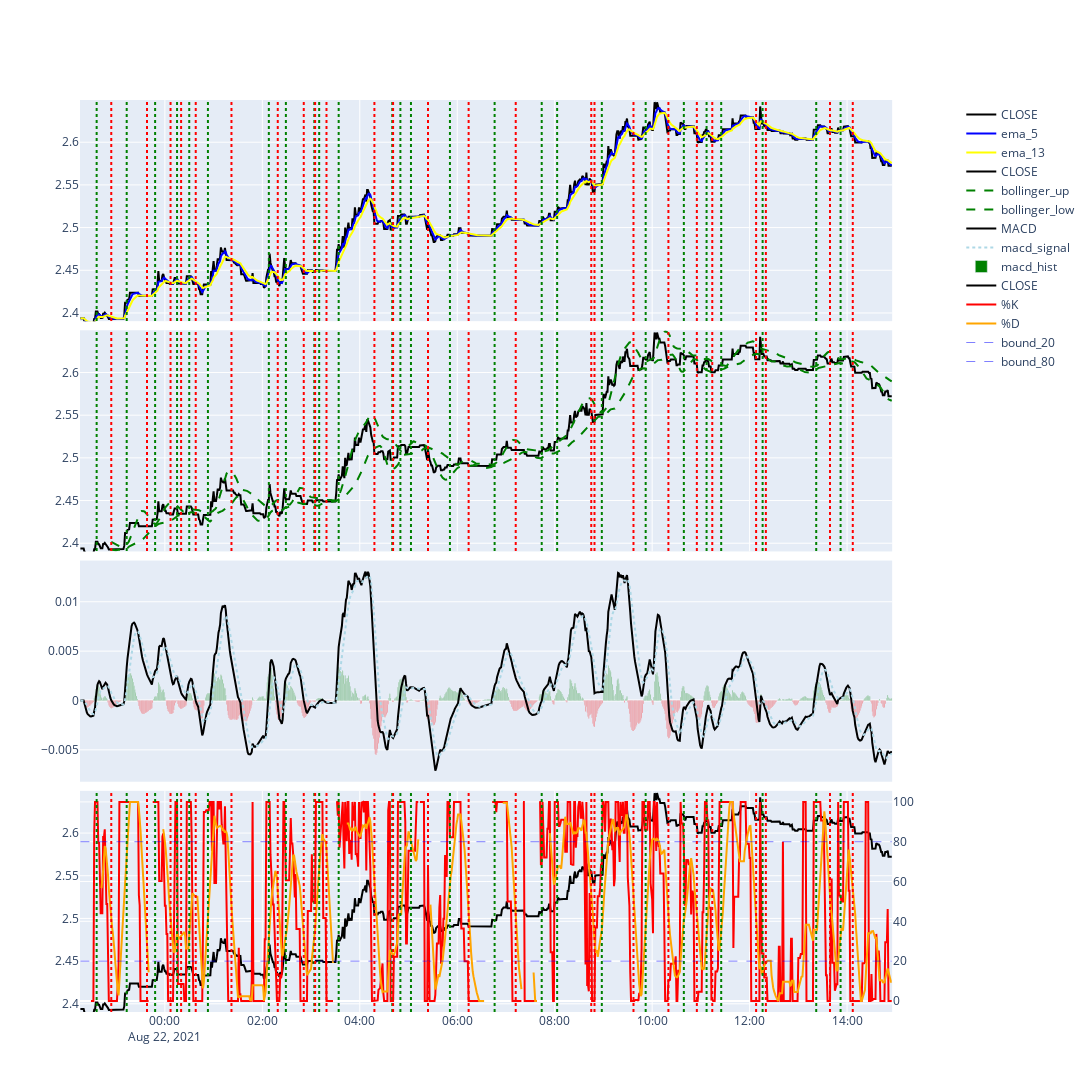

Notebook cell for this chart:
### Code cell
fig2 = make_subplots(rows=4, cols=1, shared_xaxes=True, vertical_spacing=0.01
                    , specs=[[{}],[{}],[{}],[{"secondary_y": True}]])

### ---------------> OHLC
fig2.add_trace(
    go.Scatter(
        mode="lines"
        , x=df_close.index
        , y=df_close["close"]
        , name="CLOSE"
        , line=dict(color="black", width=2)
), row=1, col=1)         


### ---------------> ema_short
fig2.add_trace(go.Scatter(
    mode ="lines"
    , x=df_close.index
    , y=df_close["ema_short"]
    , line = dict(color="blue")
    , name="ema_{}".format(wd_short)
), row=1, col=1)

### ---------------> ema_med
fig2.add_trace(go.Scatter(
    mode ="lines"
    , x=df_close.index
    , y=df_close["ema_med"]
    , line = dict(color="yellow")
    , name="ema_{}".format(wd_medium_ema)
), row=1, col=1)


######### 3rd graph
### ---------------> BASE CLOSE

fig2.add_trace(
    go.Scatter(
        mode="lines"
        , x=df_close.index
        , y=df_close["close"]
        , name="CLOSE"
        , line=dict(color="black", width=2)

    ), row=2, col=1
)

### ---------------> Bohlinger Up
fig2.add_trace(
    go.Scatter(
        mode="lines"
        , x=df_close.index
        , y=df_close["bohlinger_upper"]
        , line=dict(dash="dash", color="green")
        , name="bollinger_up"
    ), row=2, col=1
)

### ---------------> Bohlinger Low
fig2.add_trace(
    go.Scatter(
        mode="lines"
        , x=df_close.index
        , y=df_close["bohlinger_lower"]
        , line=dict(dash="dash", color="green")
        , name="bollinger_low"
    ), row=2, col=1
)

######### 4th graph
### ---------------> MACD

fig2.add_trace(
    go.Scatter(
        mode="lines"
        , x=df_close.index
        , y=df_close["macd_base"]
        , name="MACD"
        , line=dict(color="black", width=2)


    ), row=3, col=1
)

### ---------------> MACD SIGNAL

fig2.add_trace(
    go.Scatter(
        mode="lines"
        , x=df_close.index
        , y=df_close["macd_signal"]
        , name="macd_signal"
        , line=dict(color="lightblue", width=2, dash="dot")

    ), row=3, col=1
)

### ---------------> MACD HIST

fig2.add_trace(
    go.Bar(
        x=df_close.index
        , y=df_close["macd_hist"]
        , name="macd_hist"
        , marker_color=df_close["macd_color"]

    ), row=3, col=1
)

######### 6th graph
### ---------------> BASE CLOSE

fig2.add_trace(
    go.Scatter(
        mode="lines"
        , x=df_close.index
        , y=df_close["close"]
        , name="CLOSE"
        , line=dict(color="black", width=2)
        , yaxis="y4"

    ), row=4, col=1
)

### ---------------> %K
fig2.add_trace(
    go.Scatter(
        mode="lines"
        , x=df_close.index
        , y=df_close["k_line"]
        , name="%K"
        , line=dict(color="red", width=2, dash="solid")
        

    ), row=4, col=1, secondary_y=True
)

### ---------------> %D
fig2.add_trace(
    go.Scatter(
        mode="lines"
        , x=df_close.index
        , y=df_close["d_line"]
        , name="%D"
        , line=dict(color="orange", width=2, dash="solid")
        

    ), row=4, col=1, secondary_y=True
)

### ---------------> SO bounds
fig2.add_trace(
    go.Scatter(
        mode="lines"
        , x=df_close.index
        , y=df_close["so_20"]
        , name="bound_20"
        , line=dict(color="blue", width=0.5, dash="dash")
    ), row=4, col=1, secondary_y=True
)

fig2.add_trace(
    go.Scatter(
        mode="lines"
        , x=df_close.index
        , y=df_close["so_80"]
        , name="bound_80"
        , line=dict(color="blue", width=0.5, dash="dash")
    ), row=4, col=1, secondary_y=True
)


rn_yaxis_a = (df_close["close"].min()) * 1.001
rn_yaxis_b = (df_close["close"].max()) * 1.001

fig2.update_layout(
    width=1500
    , height=2000
    , xaxis1 = dict(rangeslider=dict(visible=False))
    , xaxis6 = dict(rangeslider=dict(visible=True))

    , yaxis1 = dict(range=[rn_yaxis_a,rn_yaxis_b])
    , yaxis2 = dict(range=[rn_yaxis_a,rn_yaxis_b])
    , yaxis4 = dict(range=[rn_yaxis_a,rn_yaxis_b])



)


for idx, x in df_marks.iterrows():
    x_date = idx.strftime("%Y-%m-%d %H:%M:%S")
    fig2.add_shape(go.layout.Shape(type="line", xref="x", x0=x_date, x1=x_date, y0=-10000, y1=100000, line={"color":("green" if x["ema_switch"] == 1 else "red"), "width":2, "dash":"dot"}), row=[1,2,4], col="all")


fig2.update_xaxes(matches="x"
    ,rangebreaks=[dict(values=l_skipDates, dvalue=(60* 1000))]
)

fig2.show()

### Figure 1 — Plotly figure (JSON) as saved in the notebook; plotly's stock layout.template omitted (floating-point values rounded to 4 significant figures; data arrays with more than 128 entries replaced by an {"elided": "..."} marker saying what was removed)
{"data": [{"line": {"color": "black", "width": 2}, "mode": "lines", "name": "CLOSE", "type": "scatter", "x": {"elided": "1000 str values"}, "xaxis": "x", "y": {"elided": "1000 float values"}, "yaxis": "y"}, {"line": {"color": "blue"}, "mode": "lines", "name": "ema_5", "type": "scatter", "x": {"elided": "1000 str values"}, "xaxis": "x", "y": {"elided": "1000 float values"}, "yaxis": "y"}, {"line": {"color": "yellow"}, "mode": "lines", "name": "ema_13", "type": "scatter", "x": {"elided": "1000 str values"}, "xaxis": "x", "y": {"elided": "1000 float values"}, "yaxis": "y"}, {"line": {"color": "black", "width": 2}, "mode": "lines", "name": "CLOSE", "type": "scatter", "x": {"elided": "1000 str values"}, "xaxis": "x2", "y": {"elided": "1000 float values"}, "yaxis": "y2"}, {"line": {"color": "green", "dash": "dash"}, "mode": "lines", "name": "bollinger_up", "type": "scatter", "x": {"elided": "1000 str values"}, "xaxis": "x2", "y": {"elided": "1000 float values"}, "yaxis": "y2"}, {"line": {"color": "green", "dash": "dash"}, "mode": "lines", "name": "bollinger_low", "type": "scatter", "x": {"elided": "1000 str values"}, "xaxis": "x2", "y": {"elided": "1000 float values"}, "yaxis": "y2"}, {"line": {"color": "black", "width": 2}, "mode": "lines", "name": "MACD", "type": "scatter", "x": {"elided": "1000 str values"}, "xaxis": "x3", "y": {"elided": "1000 float values"}, "yaxis": "y3"}, {"line": {"color": "lightblue", "dash": "dot", "width": 2}, "mode": "lines", "name": "macd_signal", "type": "scatter", "x": {"elided": "1000 str values"}, "xaxis": "x3", "y": {"elided": "1000 float values"}, "yaxis": "y3"}, {"marker": {"color": {"elided": "1000 str values"}}, "name": "macd_hist", "type": "bar", "x": {"elided": "1000 str values"}, "xaxis": "x3", "y": {"elided": "1000 float values"}, "yaxis": "y3"}, {"line": {"color": "black", "width": 2}, "mode": "lines", "name": "CLOSE", "type": "scatter", "x": {"elided": "1000 str values"}, "xaxis": "x4", "y": {"elided": "1000 float values"}, "yaxis": "y4"}, {"line": {"color": "red", "dash": "solid", "width": 2}, "mode": "lines", "name": "%K", "type": "scatter", "x": {"elided": "1000 str values"}, "xaxis": "x4", "y": {"elided": "1000 float values"}, "yaxis": "y5"}, {"line": {"color": "orange", "dash": "solid", "width": 2}, "mode": "lines", "name": "%D", "type": "scatter", "x": {"elided": "1000 str values"}, "xaxis": "x4", "y": {"elided": "1000 float values"}, "yaxis": "y5"}, {"line": {"color": "blue", "dash": "dash", "width": 0.5}, "mode": "lines", "name": "bound_20", "type": "scatter", "x": {"elided": "1000 str values"}, "xaxis": "x4", "y": {"elided": "1000 int values"}, "yaxis": "y5"}, {"line": {"color": "blue", "dash": "dash", "width": 0.5}, "mode": "lines", "name": "bound_80", "type": "scatter", "x": {"elided": "1000 str values"}, "xaxis": "x4", "y": {"elided": "1000 int values"}, "yaxis": "y5"}], "layout": {"height": 2000, "shapes": [{"line": {"color": "green", "dash": "dot", "width": 2}, "type": "line", "x0": "2021-08-21 22:36:00", "x1": "2021-08-21 22:36:00", "xref": "x", "y0": -10000, "y1": 100000, "yref": "y"}, {"line": {"color": "green", "dash": "dot", "width": 2}, "type": "line", "x0": "2021-08-21 22:36:00", "x1": "2021-08-21 22:36:00", "xref": "x2", "y0": -10000, "y1": 100000, "yref": "y2"}, {"line": {"color": "green", "dash": "dot", "width": 2}, "type": "line", "x0": "2021-08-21 22:36:00", "x1": "2021-08-21 22:36:00", "xref": "x4", "y0": -10000, "y1": 100000, "yref": "y4"}, {"line": {"color": "red", "dash": "dot", "width": 2}, "type": "line", "x0": "2021-08-21 22:54:00", "x1": "2021-08-21 22:54:00", "xref": "x", "y0": -10000, "y1": 100000, "yref": "y"}, {"line": {"color": "red", "dash": "dot", "width": 2}, "type": "line", "x0": "2021-08-21 22:54:00", "x1": "2021-08-21 22:54:00", "xref": "x2", "y0": -10000, "y1": 100000, "yref": "y2"}, {"line": {"color": "red", "dash": "dot", "width": 2}, "type": "line", "x0": "2021-08-21 22:54:00", "x1": "2021-08-21 22:54:00", "xref": "x4", "y0": -10000, "y1": 100000, "yref": "y4"}, {"line": {"color": "green", "dash": "dot", "width": 2}, "type": "line", "x0": "2021-08-21 23:13:00", "x1": "2021-08-21 23:13:00", "xref": "x", "y0": -10000, "y1": 100000, "yref": "y"}, {"line": {"color": "green", "dash": "dot", "width": 2}, "type": "line", "x0": "2021-08-21 23:13:00", "x1": "2021-08-21 23:13:00", "xref": "x2", "y0": -10000, "y1": 100000, "yref": "y2"}, {"line": {"color": "green", "dash": "dot", "width": 2}, "type": "line", "x0": "2021-08-21 23:13:00", "x1": "2021-08-21 23:13:00", "xref": "x4", "y0": -10000, "y1": 100000, "yref": "y4"}, {"line": {"color": "red", "dash": "dot", "width": 2}, "type": "line", "x0": "2021-08-21 23:38:00", "x1": "2021-08-21 23:38:00", "xref": "x", "y0": -10000, "y1": 100000, "yref": "y"}, {"line": {"color": "red", "dash": "dot", "width": 2}, "type": "line", "x0": "2021-08-21 23:38:00", "x1": "2021-08-21 23:38:00", "xref": "x2", "y0": -10000, "y1": 100000, "yref": "y2"}, {"line": {"color": "red", "dash": "dot", "width": 2}, "type": "line", "x0": "2021-08-21 23:38:00", "x1": "2021-08-21 23:38:00", "xref": "x4", "y0": -10000, "y1": 100000, "yref": "y4"}, {"line": {"color": "green", "dash": "dot", "width": 2}, "type": "line", "x0": "2021-08-21 23:48:00", "x1": "2021-08-21 23:48:00", "xref": "x", "y0": -10000, "y1": 100000, "yref": "y"}, {"line": {"color": "green", "dash": "dot", "width": 2}, "type": "line", "x0": "2021-08-21 23:48:00", "x1": "2021-08-21 23:48:00", "xref": "x2", "y0": -10000, "y1": 100000, "yref": "y2"}, {"line": {"color": "green", "dash": "dot", "width": 2}, "type": "line", "x0": "2021-08-21 23:48:00", "x1": "2021-08-21 23:48:00", "xref": "x4", "y0": -10000, "y1": 100000, "yref": "y4"}, {"line": {"color": "red", "dash": "dot", "width": 2}, "type": "line", "x0": "2021-08-22 00:07:00", "x1": "2021-08-22 00:07:00", "xref": "x", "y0": -10000, "y1": 100000, "yref": "y"}, {"line": {"color": "red", "dash": "dot", "width": 2}, "type": "line", "x0": "2021-08-22 00:07:00", "x1": "2021-08-22 00:07:00", "xref": "x2", "y0": -10000, "y1": 100000, "yref": "y2"}, {"line": {"color": "red", "dash": "dot", "width": 2}, "type": "line", "x0": "2021-08-22 00:07:00", "x1": "2021-08-22 00:07:00", "xref": "x4", "y0": -10000, "y1": 100000, "yref": "y4"}, {"line": {"color": "green", "dash": "dot", "width": 2}, "type": "line", "x0": "2021-08-22 00:15:00", "x1": "2021-08-22 00:15:00", "xref": "x", "y0": -10000, "y1": 100000, "yref": "y"}, {"line": {"color": "green", "dash": "dot", "width": 2}, "type": "line", "x0": "2021-08-22 00:15:00", "x1": "2021-08-22 00:15:00", "xref": "x2", "y0": -10000, "y1": 100000, "yref": "y2"}, {"line": {"color": "green", "dash": "dot", "width": 2}, "type": "line", "x0": "2021-08-22 00:15:00", "x1": "2021-08-22 00:15:00", "xref": "x4", "y0": -10000, "y1": 100000, "yref": "y4"}, {"line": {"color": "red", "dash": "dot", "width": 2}, "type": "line", "x0": "2021-08-22 00:20:00", "x1": "2021-08-22 00:20:00", "xref": "x", "y0": -10000, "y1": 100000, "yref": "y"}, {"line": {"color": "red", "dash": "dot", "width": 2}, "type": "line", "x0": "2021-08-22 00:20:00", "x1": "2021-08-22 00:20:00", "xref": "x2", "y0": -10000, "y1": 100000, "yref": "y2"}, {"line": {"color": "red", "dash": "dot", "width": 2}, "type": "line", "x0": "2021-08-22 00:20:00", "x1": "2021-08-22 00:20:00", "xref": "x4", "y0": -10000, "y1": 100000, "yref": "y4"}, {"line": {"color": "green", "dash": "dot", "width": 2}, "type": "line", "x0": "2021-08-22 00:30:00", "x1": "2021-08-22 00:30:00", "xref": "x", "y0": -10000, "y1": 100000, "yref": "y"}, {"line": {"color": "green", "dash": "dot", "width": 2}, "type": "line", "x0": "2021-08-22 00:30:00", "x1": "2021-08-22 00:30:00", "xref": "x2", "y0": -10000, "y1": 100000, "yref": "y2"}, {"line": {"color": "green", "dash": "dot", "width": 2}, "type": "line", "x0": "2021-08-22 00:30:00", "x1": "2021-08-22 00:30:00", "xref": "x4", "y0": -10000, "y1": 100000, "yref": "y4"}, {"line": {"color": "red", "dash": "dot", "width": 2}, "type": "line", "x0": "2021-08-22 00:38:00", "x1": "2021-08-22 00:38:00", "xref": "x", "y0": -10000, "y1": 100000, "yref": "y"}, {"line": {"color": "red", "dash": "dot", "width": 2}, "type": "line", "x0": "2021-08-22 00:38:00", "x1": "2021-08-22 00:38:00", "xref": "x2", "y0": -10000, "y1": 100000, "yref": "y2"}, {"line": {"color": "red", "dash": "dot", "width": 2}, "type": "line", "x0": "2021-08-22 00:38:00", "x1": "2021-08-22 00:38:00", "xref": "x4", "y0": -10000, "y1": 100000, "yref": "y4"}, {"line": {"color": "green", "dash": "dot", "width": 2}, "type": "line", "x0": "2021-08-22 00:53:00", "x1": "2021-08-22 00:53:00", "xref": "x", "y0": -10000, "y1": 100000, "yref": "y"}, {"line": {"color": "green", "dash": "dot", "width": 2}, "type": "line", "x0": "2021-08-22 00:53:00", "x1": "2021-08-22 00:53:00", "xref": "x2", "y0": -10000, "y1": 100000, "yref": "y2"}, {"line": {"color": "green", "dash": "dot", "width": 2}, "type": "line", "x0": "2021-08-22 00:53:00", "x1": "2021-08-22 00:53:00", "xref": "x4", "y0": -10000, "y1": 100000, "yref": "y4"}, {"line": {"color": "red", "dash": "dot", "width": 2}, "type": "line", "x0": "2021-08-22 01:22:00", "x1": "2021-08-22 01:22:00", "xref": "x", "y0": -10000, "y1": 100000, "yref": "y"}, {"line": {"color": "red", "dash": "dot", "width": 2}, "type": "line", "x0": "2021-08-22 01:22:00", "x1": "2021-08-22 01:22:00", "xref": "x2", "y0": -10000, "y1": 100000, "yref": "y2"}, {"line": {"color": "red", "dash": "dot", "width": 2}, "type": "line", "x0": "2021-08-22 01:22:00", "x1": "2021-08-22 01:22:00", "xref": "x4", "y0": -10000, "y1": 100000, "yref": "y4"}, {"line": {"color": "green", "dash": "dot", "width": 2}, "type": "line", "x0": "2021-08-22 02:08:00", "x1": "2021-08-22 02:08:00", "xref": "x", "y0": -10000, "y1": 100000, "yref": "y"}, {"line": {"color": "green", "dash": "dot", "width": 2}, "type": "line", "x0": "2021-08-22 02:08:00", "x1": "2021-08-22 02:08:00", "xref": "x2", "y0": -10000, "y1": 100000, "yref": "y2"}, {"line": {"color": "green", "dash": "dot", "width": 2}, "type": "line", "x0": "2021-08-22 02:08:00", "x1": "2021-08-22 02:08:00", "xref": "x4", "y0": -10000, "y1": 100000, "yref": "y4"}, {"line": {"color": "red", "dash": "dot", "width": 2}, "type": "line", "x0": "2021-08-22 02:19:00", "x1": "2021-08-22 02:19:00", "xref": "x", "y0": -10000, "y1": 100000, "yref": "y"}, {"line": {"color": "red", "dash": "dot", "width": 2}, "type": "line", "x0": "2021-08-22 02:19:00", "x1": "2021-08-22 02:19:00", "xref": "x2", "y0": -10000, "y1": 100000, "yref": "y2"}, {"line": {"color": "red", "dash": "dot", "width": 2}, "type": "line", "x0": "2021-08-22 02:19:00", "x1": "2021-08-22 02:19:00", "xref": "x4", "y0": -10000, "y1": 100000, "yref": "y4"}, {"line": {"color": "green", "dash": "dot", "width": 2}, "type": "line", "x0": "2021-08-22 02:29:00", "x1": "2021-08-22 02:29:00", "xref": "x", "y0": -10000, "y1": 100000, "yref": "y"}, {"line": {"color": "green", "dash": "dot", "width": 2}, "type": "line", "x0": "2021-08-22 02:29:00", "x1": "2021-08-22 02:29:00", "xref": "x2", "y0": -10000, "y1": 100000, "yref": "y2"}, {"line": {"color": "green", "dash": "dot", "width": 2}, "type": "line", "x0": "2021-08-22 02:29:00", "x1": "2021-08-22 02:29:00", "xref": "x4", "y0": -10000, "y1": 100000, "yref": "y4"}, {"line": {"color": "red", "dash": "dot", "width": 2}, "type": "line", "x0": "2021-08-22 02:51:00", "x1": "2021-08-22 02:51:00", "xref": "x", "y0": -10000, "y1": 100000, "yref": "y"}, {"line": {"color": "red", "dash": "dot", "width": 2}, "type": "line", "x0": "2021-08-22 02:51:00", "x1": "2021-08-22 02:51:00", "xref": "x2", "y0": -10000, "y1": 100000, "yref": "y2"}, {"line": {"color": "red", "dash": "dot", "width": 2}, "type": "line", "x0": "2021-08-22 02:51:00", "x1": "2021-08-22 02:51:00", "xref": "x4", "y0": -10000, "y1": 100000, "yref": "y4"}, {"line": {"color": "green", "dash": "dot", "width": 2}, "type": "line", "x0": "2021-08-22 03:04:00", "x1": "2021-08-22 03:04:00", "xref": "x", "y0": -10000, "y1": 100000, "yref": "y"}, {"line": {"color": "green", "dash": "dot", "width": 2}, "type": "line", "x0": "2021-08-22 03:04:00", "x1": "2021-08-22 03:04:00", "xref": "x2", "y0": -10000, "y1": 100000, "yref": "y2"}, {"line": {"color": "green", "dash": "dot", "width": 2}, "type": "line", "x0": "2021-08-22 03:04:00", "x1": "2021-08-22 03:04:00", "xref": "x4", "y0": -10000, "y1": 100000, "yref": "y4"}, {"line": {"color": "red", "dash": "dot", "width": 2}, "type": "line", "x0": "2021-08-22 03:05:00", "x1": "2021-08-22 03:05:00", "xref": "x", "y0": -10000, "y1": 100000, "yref": "y"}, {"line": {"color": "red", "dash": "dot", "width": 2}, "type": "line", "x0": "2021-08-22 03:05:00", "x1": "2021-08-22 03:05:00", "xref": "x2", "y0": -10000, "y1": 100000, "yref": "y2"}, {"line": {"color": "red", "dash": "dot", "width": 2}, "type": "line", "x0": "2021-08-22 03:05:00", "x1": "2021-08-22 03:05:00", "xref": "x4", "y0": -10000, "y1": 100000, "yref": "y4"}, {"line": {"color": "green", "dash": "dot", "width": 2}, "type": "line", "x0": "2021-08-22 03:10:00", "x1": "2021-08-22 03:10:00", "xref": "x", "y0": -10000, "y1": 100000, "yref": "y"}, {"line": {"color": "green", "dash": "dot", "width": 2}, "type": "line", "x0": "2021-08-22 03:10:00", "x1": "2021-08-22 03:10:00", "xref": "x2", "y0": -10000, "y1": 100000, "yref": "y2"}, {"line": {"color": "green", "dash": "dot", "width": 2}, "type": "line", "x0": "2021-08-22 03:10:00", "x1": "2021-08-22 03:10:00", "xref": "x4", "y0": -10000, "y1": 100000, "yref": "y4"}, {"line": {"color": "red", "dash": "dot", "width": 2}, "type": "line", "x0": "2021-08-22 03:19:00", "x1": "2021-08-22 03:19:00", "xref": "x", "y0": -10000, "y1": 100000, "yref": "y"}, {"line": {"color": "red", "dash": "dot", "width": 2}, "type": "line", "x0": "2021-08-22 03:19:00", "x1": "2021-08-22 03:19:00", "xref": "x2", "y0": -10000, "y1": 100000, "yref": "y2"}, {"line": {"color": "red", "dash": "dot", "width": 2}, "type": "line", "x0": "2021-08-22 03:19:00", "x1": "2021-08-22 03:19:00", "xref": "x4", "y0": -10000, "y1": 100000, "yref": "y4"}, {"line": {"color": "green", "dash": "dot", "width": 2}, "type": "line", "x0": "2021-08-22 03:34:00", "x1": "2021-08-22 03:34:00", "xref": "x", "y0": -10000, "y1": 100000, "yref": "y"}, {"line": {"color": "green", "dash": "dot", "width": 2}, "type": "line", "x0": "2021-08-22 03:34:00", "x1": "2021-08-22 03:34:00", "xref": "x2", "y0": -10000, "y1": 100000, "yref": "y2"}, {"line": {"color": "green", "dash": "dot", "width": 2}, "type": "line", "x0": "2021-08-22 03:34:00", "x1": "2021-08-22 03:34:00", "xref": "x4", "y0": -10000, "y1": 100000, "yref": "y4"}, {"line": {"color": "red", "dash": "dot", "width": 2}, "type": "line", "x0": "2021-08-22 04:18:00", "x1": "2021-08-22 04:18:00", "xref": "x", "y0": -10000, "y1": 100000, "yref": "y"}, {"line": {"color": "red", "dash": "dot", "width": 2}, "type": "line", "x0": "2021-08-22 04:18:00", "x1": "2021-08-22 04:18:00", "xref": "x2", "y0": -10000, "y1": 100000, "yref": "y2"}, {"line": {"color": "red", "dash": "dot", "width": 2}, "type": "line", "x0": "2021-08-22 04:18:00", "x1": "2021-08-22 04:18:00", "xref": "x4", "y0": -10000, "y1": 100000, "yref": "y4"}, {"line": {"color": "green", "dash": "dot", "width": 2}, "type": "line", "x0": "2021-08-22 04:40:00", "x1": "2021-08-22 04:40:00", "xref": "x", "y0": -10000, "y1": 100000, "yref": "y"}, {"line": {"color": "green", "dash": "dot", "width": 2}, "type": "line", "x0": "2021-08-22 04:40:00", "x1": "2021-08-22 04:40:00", "xref": "x2", "y0": -10000, "y1": 100000, "yref": "y2"}, {"line": {"color": "green", "dash": "dot", "width": 2}, "type": "line", "x0": "2021-08-22 04:40:00", "x1": "2021-08-22 04:40:00", "xref": "x4", "y0": -10000, "y1": 100000, "yref": "y4"}, {"line": {"color": "red", "dash": "dot", "width": 2}, "type": "line", "x0": "2021-08-22 04:41:00", "x1": "2021-08-22 04:41:00", "xref": "x", "y0": -10000, "y1": 100000, "yref": "y"}, {"line": {"color": "red", "dash": "dot", "width": 2}, "type": "line", "x0": "2021-08-22 04:41:00", "x1": "2021-08-22 04:41:00", "xref": "x2", "y0": -10000, "y1": 100000, "yref": "y2"}, {"line": {"color": "red", "dash": "dot", "width": 2}, "type": "line", "x0": "2021-08-22 04:41:00", "x1": "2021-08-22 04:41:00", "xref": "x4", "y0": -10000, "y1": 100000, "yref": "y4"}, {"line": {"color": "green", "dash": "dot", "width": 2}, "type": "line", "x0": "2021-08-22 04:50:00", "x1": "2021-08-22 04:50:00", "xref": "x", "y0": -10000, "y1": 100000, "yref": "y"}, {"line": {"color": "green", "dash": "dot", "width": 2}, "type": "line", "x0": "2021-08-22 04:50:00", "x1": "2021-08-22 04:50:00", "xref": "x2", "y0": -10000, "y1": 100000, "yref": "y2"}, {"line": {"color": "green", "dash": "dot", "width": 2}, "type": "line", "x0": "2021-08-22 04:50:00", "x1": "2021-08-22 04:50:00", "xref": "x4", "y0": -10000, "y1": 100000, "yref": "y4"}, {"line": {"color": "green", "dash": "dot", "width": 2}, "type": "line", "x0": "2021-08-22 05:03:00", "x1": "2021-08-22 05:03:00", "xref": "x", "y0": -10000, "y1": 100000, "yref": "y"}, {"line": {"color": "green", "dash": "dot", "width": 2}, "type": "line", "x0": "2021-08-22 05:03:00", "x1": "2021-08-22 05:03:00", "xref": "x2", "y0": -10000, "y1": 100000, "yref": "y2"}, {"line": {"color": "green", "dash": "dot", "width": 2}, "type": "line", "x0": "2021-08-22 05:03:00", "x1": "2021-08-22 05:03:00", "xref": "x4", "y0": -10000, "y1": 100000, "yref": "y4"}, {"line": {"color": "red", "dash": "dot", "width": 2}, "type": "line", "x0": "2021-08-22 05:24:00", "x1": "2021-08-22 05:24:00", "xref": "x", "y0": -10000, "y1": 100000, "yref": "y"}, {"line": {"color": "red", "dash": "dot", "width": 2}, "type": "line", "x0": "2021-08-22 05:24:00", "x1": "2021-08-22 05:24:00", "xref": "x2", "y0": -10000, "y1": 100000, "yref": "y2"}, {"line": {"color": "red", "dash": "dot", "width": 2}, "type": "line", "x0": "2021-08-22 05:24:00", "x1": "2021-08-22 05:24:00", "xref": "x4", "y0": -10000, "y1": 100000, "yref": "y4"}, {"line": {"color": "green", "dash": "dot", "width": 2}, "type": "line", "x0": "2021-08-22 05:51:00", "x1": "2021-08-22 05:51:00", "xref": "x", "y0": -10000, "y1": 100000, "yref": "y"}, {"line": {"color": "green", "dash": "dot", "width": 2}, "type": "line", "x0": "2021-08-22 05:51:00", "x1": "2021-08-22 05:51:00", "xref": "x2", "y0": -10000, "y1": 100000, "yref": "y2"}, {"line": {"color": "green", "dash": "dot", "width": 2}, "type": "line", "x0": "2021-08-22 05:51:00", "x1": "2021-08-22 05:51:00", "xref": "x4", "y0": -10000, "y1": 100000, "yref": "y4"}, {"line": {"color": "red", "dash": "dot", "width": 2}, "type": "line", "x0": "2021-08-22 06:14:00", "x1": "2021-08-22 06:14:00", "xref": "x", "y0": -10000, "y1": 100000, "yref": "y"}, {"line": {"color": "red", "dash": "dot", "width": 2}, "type": "line", "x0": "2021-08-22 06:14:00", "x1": "2021-08-22 06:14:00", "xref": "x2", "y0": -10000, "y1": 100000, "yref": "y2"}, {"line": {"color": "red", "dash": "dot", "width": 2}, "type": "line", "x0": "2021-08-22 06:14:00", "x1": "2021-08-22 06:14:00", "xref": "x4", "y0": -10000, "y1": 100000, "yref": "y4"}, {"line": {"color": "green", "dash": "dot", "width": 2}, "type": "line", "x0": "2021-08-22 06:46:00", "x1": "2021-08-22 06:46:00", "xref": "x", "y0": -10000, "y1": 100000, "yref": "y"}, {"line": {"color": "green", "dash": "dot", "width": 2}, "type": "line", "x0": "2021-08-22 06:46:00", "x1": "2021-08-22 06:46:00", "xref": "x2", "y0": -10000, "y1": 100000, "yref": "y2"}, {"line": {"color": "green", "dash": "dot", "width": 2}, "type": "line", "x0": "2021-08-22 06:46:00", "x1": "2021-08-22 06:46:00", "xref": "x4", "y0": -10000, "y1": 100000, "yref": "y4"}, {"line": {"color": "red", "dash": "dot", "width": 2}, "type": "line", "x0": "2021-08-22 07:12:00", "x1": "2021-08-22 07:12:00", "xref": "x", "y0": -10000, "y1": 100000, "yref": "y"}, {"line": {"color": "red", "dash": "dot", "width": 2}, "type": "line", "x0": "2021-08-22 07:12:00", "x1": "2021-08-22 07:12:00", "xref": "x2", "y0": -10000, "y1": 100000, "yref": "y2"}, {"line": {"color": "red", "dash": "dot", "width": 2}, "type": "line", "x0": "2021-08-22 07:12:00", "x1": "2021-08-22 07:12:00", "xref": "x4", "y0": -10000, "y1": 100000, "yref": "y4"}, {"line": {"color": "green", "dash": "dot", "width": 2}, "type": "line", "x0": "2021-08-22 07:44:00", "x1": "2021-08-22 07:44:00", "xref": "x", "y0": -10000, "y1": 100000, "yref": "y"}, {"line": {"color": "green", "dash": "dot", "width": 2}, "type": "line", "x0": "2021-08-22 07:44:00", "x1": "2021-08-22 07:44:00", "xref": "x2", "y0": -10000, "y1": 100000, "yref": "y2"}, {"line": {"color": "green", "dash": "dot", "width": 2}, "type": "line", "x0": "2021-08-22 07:44:00", "x1": "2021-08-22 07:44:00", "xref": "x4", "y0": -10000, "y1": 100000, "yref": "y4"}, {"line": {"color": "green", "dash": "dot", "width": 2}, "type": "line", "x0": "2021-08-22 08:03:00", "x1": "2021-08-22 08:03:00", "xref": "x", "y0": -10000, "y1": 100000, "yref": "y"}, {"line": {"color": "green", "dash": "dot", "width": 2}, "type": "line", "x0": "2021-08-22 08:03:00", "x1": "2021-08-22 08:03:00", "xref": "x2", "y0": -10000, "y1": 100000, "yref": "y2"}, {"line": {"color": "green", "dash": "dot", "width": 2}, "type": "line", "x0": "2021-08-22 08:03:00", "x1": "2021-08-22 08:03:00", "xref": "x4", "y0": -10000, "y1": 100000, "yref": "y4"}, {"line": {"color": "red", "dash": "dot", "width": 2}, "type": "line", "x0": "2021-08-22 08:45:00", "x1": "2021-08-22 08:45:00", "xref": "x", "y0": -10000, "y1": 100000, "yref": "y"}, {"line": {"color": "red", "dash": "dot", "width": 2}, "type": "line", "x0": "2021-08-22 08:45:00", "x1": "2021-08-22 08:45:00", "xref": "x2", "y0": -10000, "y1": 100000, "yref": "y2"}, {"line": {"color": "red", "dash": "dot", "width": 2}, "type": "line", "x0": "2021-08-22 08:45:00", "x1": "2021-08-22 08:45:00", "xref": "x4", "y0": -10000, "y1": 100000, "yref": "y4"}, {"line": {"color": "red", "dash": "dot", "width": 2}, "type": "line", "x0": "2021-08-22 08:49:00", "x1": "2021-08-22 08:49:00", "xref": "x", "y0": -10000, "y1": 100000, "yref": "y"}, {"line": {"color": "red", "dash": "dot", "width": 2}, "type": "line", "x0": "2021-08-22 08:49:00", "x1": "2021-08-22 08:49:00", "xref": "x2", "y0": -10000, "y1": 100000, "yref": "y2"}, {"line": {"color": "red", "dash": "dot", "width": 2}, "type": "line", "x0": "2021-08-22 08:49:00", "x1": "2021-08-22 08:49:00", "xref": "x4", "y0": -10000, "y1": 100000, "yref": "y4"}, {"line": {"color": "green", "dash": "dot", "width": 2}, "type": "line", "x0": "2021-08-22 08:58:00", "x1": "2021-08-22 08:58:00", "xref": "x", "y0": -10000, "y1": 100000, "yref": "y"}, {"line": {"color": "green", "dash": "dot", "width": 2}, "type": "line", "x0": "2021-08-22 08:58:00", "x1": "2021-08-22 08:58:00", "xref": "x2", "y0": -10000, "y1": 100000, "yref": "y2"}, {"line": {"color": "green", "dash": "dot", "width": 2}, "type": "line", "x0": "2021-08-22 08:58:00", "x1": "2021-08-22 08:58:00", "xref": "x4", "y0": -10000, "y1": 100000, "yref": "y4"}, {"line": {"color": "red", "dash": "dot", "width": 2}, "type": "line", "x0": "2021-08-22 09:37:00", "x1": "2021-08-22 09:37:00", "xref": "x", "y0": -10000, "y1": 100000, "yref": "y"}, {"line": {"color": "red", "dash": "dot", "width": 2}, "type": "line", "x0": "2021-08-22 09:37:00", "x1": "2021-08-22 09:37:00", "xref": "x2", "y0": -10000, "y1": 100000, "yref": "y2"}, {"line": {"color": "red", "dash": "dot", "width": 2}, "type": "line", "x0": "2021-08-22 09:37:00", "x1": "2021-08-22 09:37:00", "xref": "x4", "y0": -10000, "y1": 100000, "yref": "y4"}, {"line": {"color": "green", "dash": "dot", "width": 2}, "type": "line", "x0": "2021-08-22 09:52:00", "x1": "2021-08-22 09:52:00", "xref": "x", "y0": -10000, "y1": 100000, "yref": "y"}, {"line": {"color": "green", "dash": "dot", "width": 2}, "type": "line", "x0": "2021-08-22 09:52:00", "x1": "2021-08-22 09:52:00", "xref": "x2", "y0": -10000, "y1": 100000, "yref": "y2"}, {"line": {"color": "green", "dash": "dot", "width": 2}, "type": "line", "x0": "2021-08-22 09:52:00", "x1": "2021-08-22 09:52:00", "xref": "x4", "y0": -10000, "y1": 100000, "yref": "y4"}, {"line": {"color": "red", "dash": "dot", "width": 2}, "type": "line", "x0": "2021-08-22 10:20:00", "x1": "2021-08-22 10:20:00", "xref": "x", "y0": -10000, "y1": 100000, "yref": "y"}, {"line": {"color": "red", "dash": "dot", "width": 2}, "type": "line", "x0": "2021-08-22 10:20:00", "x1": "2021-08-22 10:20:00", "xref": "x2", "y0": -10000, "y1": 100000, "yref": "y2"}, {"line": {"color": "red", "dash": "dot", "width": 2}, "type": "line", "x0": "2021-08-22 10:20:00", "x1": "2021-08-22 10:20:00", "xref": "x4", "y0": -10000, "y1": 100000, "yref": "y4"}, {"line": {"color": "green", "dash": "dot", "width": 2}, "type": "line", "x0": "2021-08-22 10:39:00", "x1": "2021-08-22 10:39:00", "xref": "x", "y0": -10000, "y1": 100000, "yref": "y"}, {"line": {"color": "green", "dash": "dot", "width": 2}, "type": "line", "x0": "2021-08-22 10:39:00", "x1": "2021-08-22 10:39:00", "xref": "x2", "y0": -10000, "y1": 100000, "yref": "y2"}, {"line": {"color": "green", "dash": "dot", "width": 2}, "type": "line", "x0": "2021-08-22 10:39:00", "x1": "2021-08-22 10:39:00", "xref": "x4", "y0": -10000, "y1": 100000, "yref": "y4"}, {"line": {"color": "red", "dash": "dot", "width": 2}, "type": "line", "x0": "2021-08-22 10:55:00", "x1": "2021-08-22 10:55:00", "xref": "x", "y0": -10000, "y1": 100000, "yref": "y"}, {"line": {"color": "red", "dash": "dot", "width": 2}, "type": "line", "x0": "2021-08-22 10:55:00", "x1": "2021-08-22 10:55:00", "xref": "x2", "y0": -10000, "y1": 100000, "yref": "y2"}, {"line": {"color": "red", "dash": "dot", "width": 2}, "type": "line", "x0": "2021-08-22 10:55:00", "x1": "2021-08-22 10:55:00", "xref": "x4", "y0": -10000, "y1": 100000, "yref": "y4"}, {"line": {"color": "green", "dash": "dot", "width": 2}, "type": "line", "x0": "2021-08-22 11:07:00", "x1": "2021-08-22 11:07:00", "xref": "x", "y0": -10000, "y1": 100000, "yref": "y"}, {"line": {"color": "green", "dash": "dot", "width": 2}, "type": "line", "x0": "2021-08-22 11:07:00", "x1": "2021-08-22 11:07:00", "xref": "x2", "y0": -10000, "y1": 100000, "yref": "y2"}, {"line": {"color": "green", "dash": "dot", "width": 2}, "type": "line", "x0": "2021-08-22 11:07:00", "x1": "2021-08-22 11:07:00", "xref": "x4", "y0": -10000, "y1": 100000, "yref": "y4"}, {"line": {"color": "red", "dash": "dot", "width": 2}, "type": "line", "x0": "2021-08-22 11:14:00", "x1": "2021-08-22 11:14:00", "xref": "x", "y0": -10000, "y1": 100000, "yref": "y"}, {"line": {"color": "red", "dash": "dot", "width": 2}, "type": "line", "x0": "2021-08-22 11:14:00", "x1": "2021-08-22 11:14:00", "xref": "x2", "y0": -10000, "y1": 100000, "yref": "y2"}, {"line": {"color": "red", "dash": "dot", "width": 2}, "type": "line", "x0": "2021-08-22 11:14:00", "x1": "2021-08-22 11:14:00", "xref": "x4", "y0": -10000, "y1": 100000, "yref": "y4"}, {"line": {"color": "green", "dash": "dot", "width": 2}, "type": "line", "x0": "2021-08-22 11:25:00", "x1": "2021-08-22 11:25:00", "xref": "x", "y0": -10000, "y1": 100000, "yref": "y"}, {"line": {"color": "green", "dash": "dot", "width": 2}, "type": "line", "x0": "2021-08-22 11:25:00", "x1": "2021-08-22 11:25:00", "xref": "x2", "y0": -10000, "y1": 100000, "yref": "y2"}, {"line": {"color": "green", "dash": "dot", "width": 2}, "type": "line", "x0": "2021-08-22 11:25:00", "x1": "2021-08-22 11:25:00", "xref": "x4", "y0": -10000, "y1": 100000, "yref": "y4"}, {"line": {"color": "red", "dash": "dot", "width": 2}, "type": "line", "x0": "2021-08-22 12:08:00", "x1": "2021-08-22 12:08:00", "xref": "x", "y0": -10000, "y1": 100000, "yref": "y"}, {"line": {"color": "red", "dash": "dot", "width": 2}, "type": "line", "x0": "2021-08-22 12:08:00", "x1": "2021-08-22 12:08:00", "xref": "x2", "y0": -10000, "y1": 100000, "yref": "y2"}, {"line": {"color": "red", "dash": "dot", "width": 2}, "type": "line", "x0": "2021-08-22 12:08:00", "x1": "2021-08-22 12:08:00", "xref": "x4", "y0": -10000, "y1": 100000, "yref": "y4"}, {"line": {"color": "green", "dash": "dot", "width": 2}, "type": "line", "x0": "2021-08-22 12:16:00", "x1": "2021-08-22 12:16:00", "xref": "x", "y0": -10000, "y1": 100000, "yref": "y"}, {"line": {"color": "green", "dash": "dot", "width": 2}, "type": "line", "x0": "2021-08-22 12:16:00", "x1": "2021-08-22 12:16:00", "xref": "x2", "y0": -10000, "y1": 100000, "yref": "y2"}, {"line": {"color": "green", "dash": "dot", "width": 2}, "type": "line", "x0": "2021-08-22 12:16:00", "x1": "2021-08-22 12:16:00", "xref": "x4", "y0": -10000, "y1": 100000, "yref": "y4"}, {"line": {"color": "red", "dash": "dot", "width": 2}, "type": "line", "x0": "2021-08-22 12:20:00", "x1": "2021-08-22 12:20:00", "xref": "x", "y0": -10000, "y1": 100000, "yref": "y"}, {"line": {"color": "red", "dash": "dot", "width": 2}, "type": "line", "x0": "2021-08-22 12:20:00", "x1": "2021-08-22 12:20:00", "xref": "x2", "y0": -10000, "y1": 100000, "yref": "y2"}, {"line": {"color": "red", "dash": "dot", "width": 2}, "type": "line", "x0": "2021-08-22 12:20:00", "x1": "2021-08-22 12:20:00", "xref": "x4", "y0": -10000, "y1": 100000, "yref": "y4"}, {"line": {"color": "green", "dash": "dot", "width": 2}, "type": "line", "x0": "2021-08-22 13:22:00", "x1": "2021-08-22 13:22:00", "xref": "x", "y0": -10000, "y1": 100000, "yref": "y"}, {"line": {"color": "green", "dash": "dot", "width": 2}, "type": "line", "x0": "2021-08-22 13:22:00", "x1": "2021-08-22 13:22:00", "xref": "x2", "y0": -10000, "y1": 100000, "yref": "y2"}, {"line": {"color": "green", "dash": "dot", "width": 2}, "type": "line", "x0": "2021-08-22 13:22:00", "x1": "2021-08-22 13:22:00", "xref": "x4", "y0": -10000, "y1": 100000, "yref": "y4"}, {"line": {"color": "red", "dash": "dot", "width": 2}, "type": "line", "x0": "2021-08-22 13:39:00", "x1": "2021-08-22 13:39:00", "xref": "x", "y0": -10000, "y1": 100000, "yref": "y"}, {"line": {"color": "red", "dash": "dot", "width": 2}, "type": "line", "x0": "2021-08-22 13:39:00", "x1": "2021-08-22 13:39:00", "xref": "x2", "y0": -10000, "y1": 100000, "yref": "y2"}, {"line": {"color": "red", "dash": "dot", "width": 2}, "type": "line", "x0": "2021-08-22 13:39:00", "x1": "2021-08-22 13:39:00", "xref": "x4", "y0": -10000, "y1": 100000, "yref": "y4"}, {"line": {"color": "green", "dash": "dot", "width": 2}, "type": "line", "x0": "2021-08-22 13:52:00", "x1": "2021-08-22 13:52:00", "xref": "x", "y0": -10000, "y1": 100000, "yref": "y"}, {"line": {"color": "green", "dash": "dot", "width": 2}, "type": "line", "x0": "2021-08-22 13:52:00", "x1": "2021-08-22 13:52:00", "xref": "x2", "y0": -10000, "y1": 100000, "yref": "y2"}, {"line": {"color": "green", "dash": "dot", "width": 2}, "type": "line", "x0": "2021-08-22 13:52:00", "x1": "2021-08-22 13:52:00", "xref": "x4", "y0": -10000, "y1": 100000, "yref": "y4"}, {"line": {"color": "red", "dash": "dot", "width": 2}, "type": "line", "x0": "2021-08-22 14:07:00", "x1": "2021-08-22 14:07:00", "xref": "x", "y0": -10000, "y1": 100000, "yref": "y"}, {"line": {"color": "red", "dash": "dot", "width": 2}, "type": "line", "x0": "2021-08-22 14:07:00", "x1": "2021-08-22 14:07:00", "xref": "x2", "y0": -10000, "y1": 100000, "yref": "y2"}, {"line": {"color": "red", "dash": "dot", "width": 2}, "type": "line", "x0": "2021-08-22 14:07:00", "x1": "2021-08-22 14:07:00", "xref": "x4", "y0": -10000, "y1": 100000, "yref": "y4"}], "width": 1500, "xaxis": {"anchor": "y", "domain": [0, 0.94], "matches": "x", "rangebreaks": [{"dvalue": 60000, "values": []}], "rangeslider": {"visible": false}, "showticklabels": false}, "xaxis2": {"anchor": "y2", "domain": [0, 0.94], "matches": "x", "rangebreaks": [{"dvalue": 60000, "values": []}], "showticklabels": false}, "xaxis3": {"anchor": "y3", "domain": [0, 0.94], "matches": "x", "rangebreaks": [{"dvalue": 60000, "values": []}], "showticklabels": false}, "xaxis4": {"anchor": "y4", "domain": [0, 0.94], "matches": "x", "rangebreaks": [{"dvalue": 60000, "values": []}]}, "xaxis6": {"matches": "x", "rangebreaks": [{"dvalue": 60000, "values": []}], "rangeslider": {"visible": true}}, "yaxis": {"anchor": "x", "domain": [0.7575, 1], "range": [2.39, 2.649]}, "yaxis2": {"anchor": "x2", "domain": [0.505, 0.7475], "range": [2.39, 2.649]}, "yaxis3": {"anchor": "x3", "domain": [0.2525, 0.495]}, "yaxis4": {"anchor": "x4", "domain": [0, 0.2425], "range": [2.39, 2.649]}, "yaxis5": {"anchor": "x4", "overlaying": "y4", "side": "right"}}}
